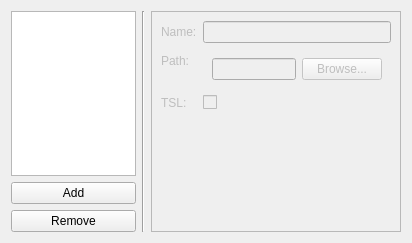
<?xml version="1.0" encoding="UTF-8"?>
<ui version="4.0">
 <class>Form</class>
 <widget class="QWidget" name="Form">
  <property name="geometry">
   <rect>
    <x>0</x>
    <y>0</y>
    <width>412</width>
    <height>243</height>
   </rect>
  </property>
  <property name="windowTitle">
   <string>Form</string>
  </property>
  <layout class="QHBoxLayout" name="horizontalLayout" stretch="1,0,2">
   <item>
    <layout class="QVBoxLayout" name="verticalLayout_2">
     <item>
      <widget class="RobustListView" name="pathList">
       <property name="editTriggers">
        <set>QAbstractItemView::NoEditTriggers</set>
       </property>
      </widget>
     </item>
     <item>
      <widget class="QPushButton" name="addPathButton">
       <property name="text">
        <string>Add</string>
       </property>
      </widget>
     </item>
     <item>
      <widget class="QPushButton" name="removePathButton">
       <property name="text">
        <string>Remove</string>
       </property>
      </widget>
     </item>
    </layout>
   </item>
   <item>
    <widget class="Line" name="line">
     <property name="orientation">
      <enum>Qt::Vertical</enum>
     </property>
    </widget>
   </item>
   <item>
    <widget class="QFrame" name="pathFrame">
     <property name="enabled">
      <bool>false</bool>
     </property>
     <property name="frameShape">
      <enum>QFrame::StyledPanel</enum>
     </property>
     <property name="frameShadow">
      <enum>QFrame::Raised</enum>
     </property>
     <layout class="QFormLayout" name="formLayout_2">
      <item row="0" column="0">
       <widget class="QLabel" name="label_11">
        <property name="text">
         <string>Name:</string>
        </property>
       </widget>
      </item>
      <item row="0" column="1">
       <widget class="QLineEdit" name="pathNameEdit"/>
      </item>
      <item row="1" column="0">
       <widget class="QLabel" name="label_12">
        <property name="text">
         <string>Path:</string>
        </property>
       </widget>
      </item>
      <item row="1" column="1">
       <widget class="QWidget" name="pathDirWidget" native="true">
        <layout class="QHBoxLayout" name="pathDirLayout">
         <item>
          <widget class="QLineEdit" name="pathDirEdit"/>
         </item>
         <item>
          <widget class="QPushButton" name="pathBrowseButton">
           <property name="text">
            <string>Browse...</string>
           </property>
          </widget>
         </item>
        </layout>
       </widget>
      </item>
      <item row="2" column="0">
       <widget class="QLabel" name="label_13">
        <property name="text">
         <string>TSL:</string>
        </property>
       </widget>
      </item>
      <item row="2" column="1">
       <widget class="QCheckBox" name="pathTslCheckbox">
        <property name="text">
         <string/>
        </property>
       </widget>
      </item>
     </layout>
    </widget>
   </item>
  </layout>
 </widget>
 <customwidgets>
  <customwidget>
   <class>RobustListView</class>
   <extends>QListView</extends>
   <header location="global">utility.gui.qt.widgets.itemviews.listview</header>
   <container>1</container>
  </customwidget>
 </customwidgets>
 <resources/>
 <connections/>
</ui>
